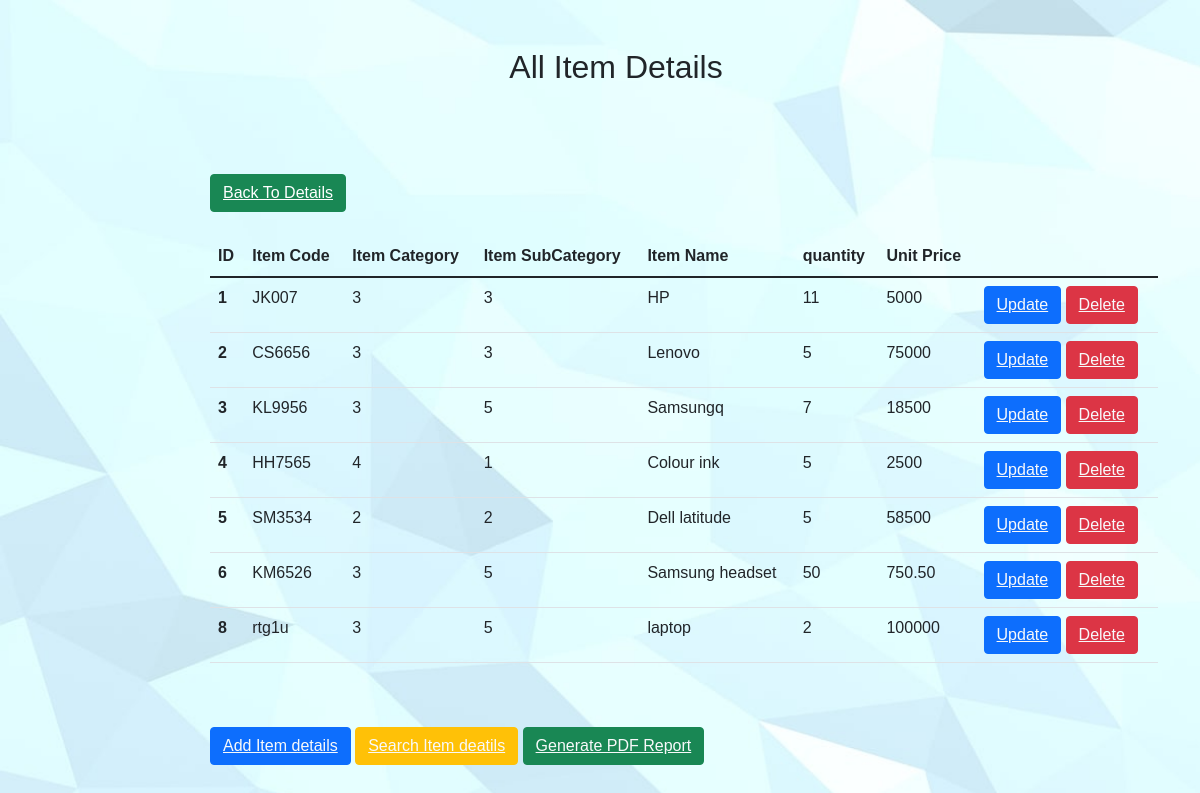
Page /PHP/Display_item.php on the committed database.
### tables this page shows
CREATE TABLE `item` (
  `id` int(11) NOT NULL,
  `item_code` varchar(20) NOT NULL,
  `item_category` varchar(20) NOT NULL,
  `item_subcategory` varchar(20) NOT NULL,
  `item_name` varchar(20) NOT NULL,
  `quantity` varchar(20) NOT NULL,
  `unit_price` varchar(20) NOT NULL
);

### PHP/Display_item.php (the view, shortened to what this page needs)
<?php
include 'connection.php';
?>
<!doctype html>
<html lang="en">
    <head>
        <link href="https://cdn.jsdelivr.net/npm/bootstrap@5.1.3/dist/css/bootstrap.min.css" rel="stylesheet">
        <link rel="stylesheet" href="../CSS/item.css">
    </head>
    <body>
        <br><br>
        <center><ul><h2>All Item Details</h2></ul> </center>
        <div class="container" style="padding-left:180px;">
        <br/><br/>
            <br/>
            <button class="btn btn-success"><a href="Home.php" class="text-white">Back To Details</a></button>
            <br><br>
        <table class="table">
        <thead>
            <tr>
                <th scope="col">ID</th>
                <th scope="col">Item Code</th>
                <th scope="col">Item Category</th>
                <th scope="col">Item SubCategory</th>
                <th scope="col">Item Name</th>
                <th scope="col">quantity</th>
                <th scope="col">Unit Price</th>
            </tr>
        </thead>
        <tbody>
   <?php
 $sql="Select * from item ";
 $result=mysqli_query($con,$sql);
 if ($result){
     while($row=mysqli_fetch_assoc($result)){
        $id=$row['id'];
        $item_code=$row['item_code'];
        $item_category=$row['item_category'];
        $item_subcategory=$row['item_subcategory'];
        $item_name=$row['item_name'];
        $quantity=$row['quantity'];
        $unit_price=$row['unit_price'];
        echo ' <tr>
        <th scope="row"> '.$id.'</th>
        <td>'.$item_code.'</td>
        <td>'.$item_category.'</td>
        <td>'.$item_subcategory.'</td>
        <td>'.$item_name.'</td>
        <td>'.$quantity.'</td>
        <td>'.$unit_price.'</td>
        <td>
        <button class="btn btn-primary"><a href="Update_item.php?updateid='.$id.'" class="text-light">Update</a></button>
        <button class="btn btn-danger"><a href="Delete_item.php? deleteid='.$id.'" class="text-light">Delete</a></button>
        </td>
        </tr>';
     }
 }
   ?>
  </tbody>
</table>
<button class="btn btn-primary my-5"><a href="Add_item.php"class="text-light">Add Item details</a></button>
<button class="btn btn-warning my-9"><a href="Search_item.php"class="text-light">Search Item deatils</a> </button>
<button class="btn btn-success my-9"><a href="Item_report.php"class="text-light">Generate PDF Report</a> </button>
</div>
    </body>
</html>

### CSS/item.css (style rules this page uses)
body { font-family: Arial, Helvetica, sans-serif; background: url(../Images/pres3.jpg) no-repeat; background-size: cover; }

### rows in the picture
item: id "1", item_code "JK007", item_category "3", item_subcategory "3", item_name "HP", quantity "11", unit_price "5000"
item: id "2", item_code "CS6656", item_category "3", item_subcategory "3", item_name "Lenovo", quantity "5", unit_price "75000"
item: id "3", item_code "KL9956", item_category "3", item_subcategory "5", item_name "Samsungq", quantity "7", unit_price "18500"
item: id "4", item_code "HH7565", item_category "4", item_subcategory "1", item_name "Colour ink", quantity "5", unit_price "2500"
item: id "5", item_code "SM3534", item_category "2", item_subcategory "2", item_name "Dell latitude", quantity "5", unit_price "58500"
item: id "6", item_code "KM6526", item_category "3", item_subcategory "5", item_name "Samsung headset", quantity "50", unit_price "750.50"
item: id "8", item_code "rtg1u", item_category "3", item_subcategory "5", item_name "laptop", quantity "2", unit_price "100000"
